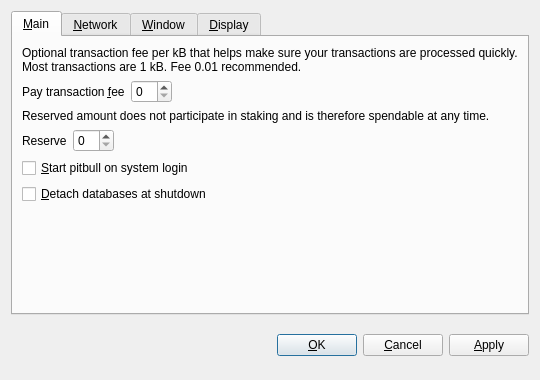
<?xml version="1.0" encoding="UTF-8"?>
<ui version="4.0">
 <class>OptionsDialog</class>
 <widget class="QDialog" name="OptionsDialog">
  <property name="geometry">
   <rect>
    <x>0</x>
    <y>0</y>
    <width>540</width>
    <height>380</height>
   </rect>
  </property>
  <property name="windowTitle">
   <string>Options</string>
  </property>
  <property name="modal">
   <bool>true</bool>
  </property>
  <layout class="QVBoxLayout" name="verticalLayout">
   <item>
    <widget class="QTabWidget" name="tabWidget">
     <property name="tabPosition">
      <enum>QTabWidget::North</enum>
     </property>
     <property name="currentIndex">
      <number>0</number>
     </property>
     <widget class="QWidget" name="tabMain">
      <attribute name="title">
       <string>&amp;Main</string>
      </attribute>
      <layout class="QVBoxLayout" name="verticalLayout_Main">
       <item>
        <widget class="QLabel" name="transactionFeeInfoLabel">
         <property name="text">
          <string>Optional transaction fee per kB that helps make sure your transactions are processed quickly. Most transactions are 1 kB. Fee 0.01 recommended.</string>
         </property>
         <property name="textFormat">
          <enum>Qt::PlainText</enum>
         </property>
         <property name="wordWrap">
          <bool>true</bool>
         </property>
        </widget>
       </item>
       <item>
        <layout class="QHBoxLayout" name="horizontalLayoutFee">
         <item>
          <widget class="QLabel" name="transactionFeeLabel">
           <property name="text">
            <string>Pay transaction &amp;fee</string>
           </property>
           <property name="textFormat">
            <enum>Qt::PlainText</enum>
           </property>
           <property name="buddy">
            <cstring>transactionFee</cstring>
           </property>
          </widget>
         </item>
         <item>
          <widget class="BitcoinAmountField" name="transactionFee"/>
         </item>
         <item>
          <spacer name="horizontalSpacerFee">
           <property name="orientation">
            <enum>Qt::Horizontal</enum>
           </property>
           <property name="sizeHint" stdset="0">
            <size>
             <width>40</width>
             <height>20</height>
            </size>
           </property>
          </spacer>
         </item>
        </layout>
       </item>
       <item>
        <widget class="QLabel" name="reserveBalanceInfoLabel">
         <property name="text">
          <string>Reserved amount does not participate in staking and is therefore spendable at any time.</string>
         </property>
         <property name="textFormat">
          <enum>Qt::PlainText</enum>
         </property>
         <property name="wordWrap">
          <bool>true</bool>
         </property>
        </widget>
       </item>
       <item>
        <layout class="QHBoxLayout" name="horizontalLayoutReserveBalance">
         <item>
          <widget class="QLabel" name="reserveBalanceLabel">
           <property name="text">
            <string>Reserve</string>
           </property>
           <property name="textFormat">
            <enum>Qt::PlainText</enum>
           </property>
           <property name="buddy">
            <cstring>reserveBalance</cstring>
           </property>
          </widget>
         </item>
         <item>
          <widget class="BitcoinAmountField" name="reserveBalance"/>
         </item>
         <item>
          <spacer name="horizontalSpacerReserveBalance">
           <property name="orientation">
            <enum>Qt::Horizontal</enum>
           </property>
           <property name="sizeHint" stdset="0">
            <size>
             <width>40</width>
             <height>20</height>
            </size>
           </property>
          </spacer>
         </item>
        </layout>
       </item>
       <item>
        <widget class="QCheckBox" name="bitcoinAtStartup">
         <property name="toolTip">
          <string>Automatically start pitbull after logging in to the system.</string>
         </property>
         <property name="text">
          <string>&amp;Start pitbull on system login</string>
         </property>
        </widget>
       </item>
       <item>
        <widget class="QCheckBox" name="detachDatabases">
         <property name="toolTip">
          <string>Detach block and address databases at shutdown. This means they can be moved to another data directory, but it slows down shutdown. The wallet is always detached.</string>
         </property>
         <property name="text">
          <string>&amp;Detach databases at shutdown</string>
         </property>
        </widget>
       </item>
       <item>
        <spacer name="verticalSpacer_Main">
         <property name="orientation">
          <enum>Qt::Vertical</enum>
         </property>
         <property name="sizeHint" stdset="0">
          <size>
           <width>20</width>
           <height>40</height>
          </size>
         </property>
        </spacer>
       </item>
      </layout>
     </widget>
     <widget class="QWidget" name="tabNetwork">
      <attribute name="title">
       <string>&amp;Network</string>
      </attribute>
      <layout class="QVBoxLayout" name="verticalLayout_Network">
       <item>
        <widget class="QCheckBox" name="mapPortUpnp">
         <property name="toolTip">
          <string>Automatically open the pitbull client port on the router. This only works when your router supports UPnP and it is enabled.</string>
         </property>
         <property name="text">
          <string>Map port using &amp;UPnP</string>
         </property>
        </widget>
       </item>
       <item>
        <widget class="QCheckBox" name="connectSocks">
         <property name="toolTip">
          <string>Connect to the pitbull network through a SOCKS proxy (e.g. when connecting through Tor).</string>
         </property>
         <property name="text">
          <string>&amp;Connect through SOCKS proxy:</string>
         </property>
        </widget>
       </item>
       <item>
        <layout class="QHBoxLayout" name="horizontalLayout_Network">
         <item>
          <widget class="QLabel" name="proxyIpLabel">
           <property name="text">
            <string>Proxy &amp;IP:</string>
           </property>
           <property name="textFormat">
            <enum>Qt::PlainText</enum>
           </property>
           <property name="buddy">
            <cstring>proxyIp</cstring>
           </property>
          </widget>
         </item>
         <item>
          <widget class="QValidatedLineEdit" name="proxyIp">
           <property name="maximumSize">
            <size>
             <width>140</width>
             <height>16777215</height>
            </size>
           </property>
           <property name="toolTip">
            <string>IP address of the proxy (e.g. 127.0.0.1)</string>
           </property>
          </widget>
         </item>
         <item>
          <widget class="QLabel" name="proxyPortLabel">
           <property name="text">
            <string>&amp;Port:</string>
           </property>
           <property name="textFormat">
            <enum>Qt::PlainText</enum>
           </property>
           <property name="buddy">
            <cstring>proxyPort</cstring>
           </property>
          </widget>
         </item>
         <item>
          <widget class="QLineEdit" name="proxyPort">
           <property name="maximumSize">
            <size>
             <width>55</width>
             <height>16777215</height>
            </size>
           </property>
           <property name="toolTip">
            <string>Port of the proxy (e.g. 9050)</string>
           </property>
          </widget>
         </item>
         <item>
          <widget class="QLabel" name="socksVersionLabel">
           <property name="text">
            <string>SOCKS &amp;Version:</string>
           </property>
           <property name="textFormat">
            <enum>Qt::PlainText</enum>
           </property>
           <property name="buddy">
            <cstring>socksVersion</cstring>
           </property>
          </widget>
         </item>
         <item>
          <widget class="QValueComboBox" name="socksVersion">
           <property name="toolTip">
            <string>SOCKS version of the proxy (e.g. 5)</string>
           </property>
          </widget>
         </item>
         <item>
          <spacer name="horizontalSpacer_Network">
           <property name="orientation">
            <enum>Qt::Horizontal</enum>
           </property>
           <property name="sizeHint" stdset="0">
            <size>
             <width>40</width>
             <height>20</height>
            </size>
           </property>
          </spacer>
         </item>
        </layout>
       </item>
       <item>
        <spacer name="verticalSpacer_Network">
         <property name="orientation">
          <enum>Qt::Vertical</enum>
         </property>
         <property name="sizeHint" stdset="0">
          <size>
           <width>20</width>
           <height>40</height>
          </size>
         </property>
        </spacer>
       </item>
      </layout>
     </widget>
     <widget class="QWidget" name="tabWindow">
      <attribute name="title">
       <string>&amp;Window</string>
      </attribute>
      <layout class="QVBoxLayout" name="verticalLayout_Window">
       <item>
        <widget class="QCheckBox" name="minimizeToTray">
         <property name="toolTip">
          <string>Show only a tray icon after minimizing the window.</string>
         </property>
         <property name="text">
          <string>&amp;Minimize to the tray instead of the taskbar</string>
         </property>
        </widget>
       </item>
       <item>
        <widget class="QCheckBox" name="minimizeOnClose">
         <property name="toolTip">
          <string>Minimize instead of exit the application when the window is closed. When this option is enabled, the application will be closed only after selecting Quit in the menu.</string>
         </property>
         <property name="text">
          <string>M&amp;inimize on close</string>
         </property>
        </widget>
       </item>
       <item>
        <spacer name="verticalSpacer_Window">
         <property name="orientation">
          <enum>Qt::Vertical</enum>
         </property>
         <property name="sizeHint" stdset="0">
          <size>
           <width>20</width>
           <height>40</height>
          </size>
         </property>
        </spacer>
       </item>
      </layout>
     </widget>
     <widget class="QWidget" name="tabDisplay">
      <attribute name="title">
       <string>&amp;Display</string>
      </attribute>
      <layout class="QVBoxLayout" name="verticalLayout_Display">
       <item>
        <layout class="QHBoxLayout" name="horizontalLayout_1_Display">
         <item>
          <widget class="QLabel" name="langLabel">
           <property name="text">
            <string>User Interface &amp;language:</string>
           </property>
           <property name="textFormat">
            <enum>Qt::PlainText</enum>
           </property>
           <property name="buddy">
            <cstring>lang</cstring>
           </property>
          </widget>
         </item>
         <item>
          <widget class="QValueComboBox" name="lang">
           <property name="toolTip">
            <string>The user interface language can be set here. This setting will take effect after restarting pitbull.</string>
           </property>
          </widget>
         </item>
        </layout>
       </item>
       <item>
        <layout class="QHBoxLayout" name="horizontalLayout_2_Display">
         <item>
          <widget class="QLabel" name="unitLabel">
           <property name="text">
            <string>&amp;Unit to show amounts in:</string>
           </property>
           <property name="textFormat">
            <enum>Qt::PlainText</enum>
           </property>
           <property name="buddy">
            <cstring>unit</cstring>
           </property>
          </widget>
         </item>
         <item>
          <widget class="QValueComboBox" name="unit">
           <property name="toolTip">
            <string>Choose the default subdivision unit to show in the interface and when sending coins.</string>
           </property>
          </widget>
         </item>
        </layout>
       </item>
       <item>
        <widget class="QCheckBox" name="displayAddresses">
         <property name="toolTip">
          <string>Whether to show pitbull addresses in the transaction list or not.</string>
         </property>
         <property name="text">
          <string>&amp;Display addresses in transaction list</string>
         </property>
        </widget>
       </item>
       <item>
        <widget class="QCheckBox" name="coinControlFeatures">
         <property name="toolTip">
          <string>Whether to show coin control features or not.</string>
         </property>
         <property name="text">
          <string>Display coin &amp;control features (experts only!)</string>
         </property>
        </widget>
       </item>
       <item>
        <spacer name="verticalSpacer_Display">
         <property name="orientation">
          <enum>Qt::Vertical</enum>
         </property>
         <property name="sizeHint" stdset="0">
          <size>
           <width>20</width>
           <height>40</height>
          </size>
         </property>
        </spacer>
       </item>
      </layout>
     </widget>
    </widget>
   </item>
   <item>
    <layout class="QHBoxLayout" name="horizontalLayout_Buttons">
     <item>
      <spacer name="horizontalSpacer_1">
       <property name="orientation">
        <enum>Qt::Horizontal</enum>
       </property>
       <property name="sizeHint" stdset="0">
        <size>
         <width>40</width>
         <height>48</height>
        </size>
       </property>
      </spacer>
     </item>
     <item>
      <widget class="QLabel" name="statusLabel">
       <property name="font">
        <font>
         <weight>75</weight>
         <bold>true</bold>
        </font>
       </property>
       <property name="text">
        <string/>
       </property>
       <property name="textFormat">
        <enum>Qt::PlainText</enum>
       </property>
       <property name="wordWrap">
        <bool>true</bool>
       </property>
      </widget>
     </item>
     <item>
      <spacer name="horizontalSpacer_2">
       <property name="orientation">
        <enum>Qt::Horizontal</enum>
       </property>
       <property name="sizeHint" stdset="0">
        <size>
         <width>40</width>
         <height>48</height>
        </size>
       </property>
      </spacer>
     </item>
     <item>
      <widget class="QPushButton" name="okButton">
       <property name="text">
        <string>&amp;OK</string>
       </property>
      </widget>
     </item>
     <item>
      <widget class="QPushButton" name="cancelButton">
       <property name="text">
        <string>&amp;Cancel</string>
       </property>
       <property name="autoDefault">
        <bool>false</bool>
       </property>
      </widget>
     </item>
     <item>
      <widget class="QPushButton" name="applyButton">
       <property name="text">
        <string>&amp;Apply</string>
       </property>
       <property name="autoDefault">
        <bool>false</bool>
       </property>
      </widget>
     </item>
    </layout>
   </item>
  </layout>
 </widget>
 <customwidgets>
  <customwidget>
   <class>BitcoinAmountField</class>
   <extends>QSpinBox</extends>
   <header>bitcoinamountfield.h</header>
  </customwidget>
  <customwidget>
   <class>QValueComboBox</class>
   <extends>QComboBox</extends>
   <header>qvaluecombobox.h</header>
  </customwidget>
  <customwidget>
   <class>QValidatedLineEdit</class>
   <extends>QLineEdit</extends>
   <header>qvalidatedlineedit.h</header>
  </customwidget>
 </customwidgets>
 <resources/>
 <connections/>
</ui>
